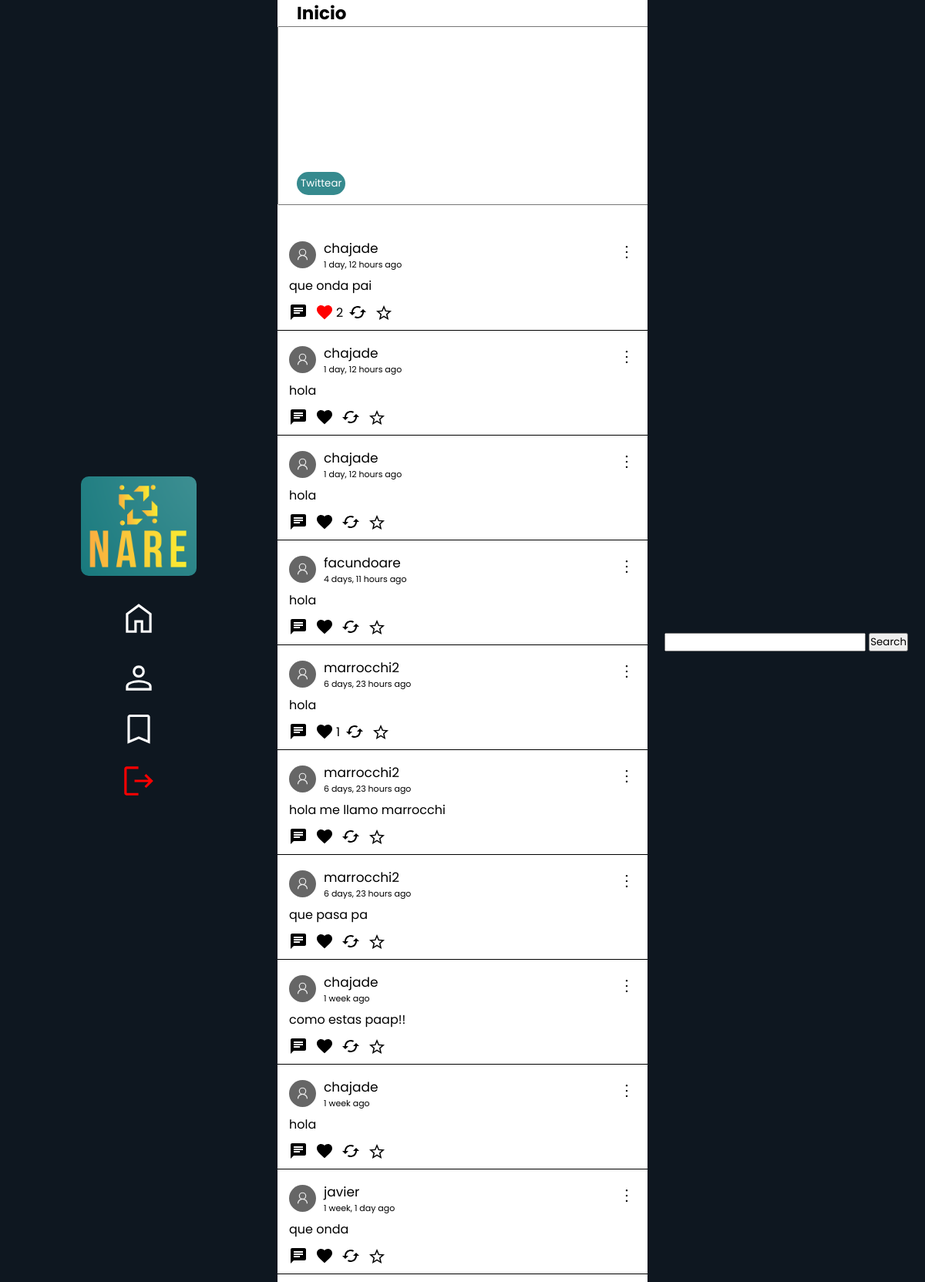
Screenshot of / (signed in) with the database file from the repository.
### tweets/models.py (models this page shows)
class Tweet(models.Model):
    user = models.ForeignKey(User, null=True, on_delete=models.CASCADE)
    content = models.TextField(max_length=180)
    created_at = models.DateTimeField(auto_now_add=True)
    likes = models.IntegerField(default=0)
    likes_users = models.ManyToManyField(User, related_name="likes_tweets")
    retweets = models.IntegerField(default=0)
    parent_tweet = models.IntegerField(null=True)

### tweets/views.py (the view)
# urls.py: path('', views.globalFeed, name='globalFeed'),
def globalFeed(request):
    tweets = Tweet.objects.all().filter(parent_tweet = None)
    return render(request, 'globalFeed.html',{
            'form': forms.postTweet,
            'tweets': tweets,
    })

### tweets/templates/globalFeed.html (shortened to what this page needs)
{% extends 'base.html' %}  {% load static %}
    {% block content %}
    <link rel="stylesheet" href="{% static 'globalFeed.css' %}" />
    <link rel="stylesheet" href="{% static 'User.css' %}" />
    <div class="container-1">
        <h1 class="feedTitle">Inicio</h1>
        <form action="{% url 'postTweet' %}" method="POST" class="postTweetForm">
            <textarea name="content" cols="55" rows="10" required="" id="id_content" spellcheck="false"></textarea>
            <button>
                Twittear
            </button>
        </form>
    </div>
        <div class="tweets">
            {% for tweet in tweets %}
                {% include 'Tweet.html' %}
            {% endfor %}
{% endblock content %}

### tweets/templates/Tweet.html (shortened to what this page needs)
<a href="{% url 'tweetDetails' tweet.id %}" class="tweet">
    <div class="div-content" id="{{tweet.id}}">
        <div class="tweetHead">
            <div class="fotoPerfil">
                <form action="{% url 'myProfile' tweet.user.id %}" class="formName">
                    <button class="usernameTweet">{{tweet.user.username}}</button>
                    <p class="timeAgo">{{tweet.created_at|timesince}} ago</p>
                </form>
            </div>
            <div class="tweetOptions">
                <button  class="optionButtons" data="true"></button>
            </div>
        </div>
        <span class="tweetMessage">{{tweet.content}}</span>
        <div class="buttons">
            <button class="msgButton" id="{{tweet.id}}">
                    <svg class="msgSvg" xmlns="http://www.w3.org/2000/svg" height="24px" viewBox="0 0 24 24" width="24px" fill="#000000">
                        <path d="M0 0h24v24H0z" fill="none"/>
                        <path d="M20 2H4c-1.1 0-1.99.9-1.99 2L2 22l4-4h14c1.1 0 2-.9 2-2V4c0-1.1-.9-2-2-2zM6 9h12v2H6V9zm8 5H6v-2h8v2zm4-6H6V6h12v2z"/>
                    </svg>
                </button>
                <form action="{% url 'like' tweet.id %}" class="likeForm" id="likeForm">
                    <button class="likeBtn" onclick="{% if user.is_authenticated %} like(event, this) {% endif %}" tweet-id="{{tweet.id}}" >
                    </button>
                    {% if tweet.likes != 0 %}
                        <p class="likeCount" id="{{tweet.id}}">{{tweet.likes}}</p>
                    {% else %}
                        <p class="likeCount" id="{{tweet.id}}"></p>
                    {% endif %}
                </form>
                <form>
                    <button>
                    </button>
                </form>
                <form action="{% url 'keepTweets' tweet.id %}" id="keepForm">
                    <button tweet-id="{{tweet.id}}" onclick="{% if user.is_authenticated %} favs(event, this) {% endif %}" class="keptButton">
                        {% if tweet in profile.keeps.all %}
                            <svg class="keepSvg saved" xmlns="http://www.w3.org/2000/svg" height="24px" viewBox="0 96 960 960" width="24px"><path fill="rgb(211, 165, 15)" d="m323 851 157-94 157 95-42-178 138-120-182-16-71-168-71 167-182 16 138 120-42 178Zm-90 125 65-281L80 506l288-25 112-265 112 265 288 25-218 189 65 281-247-149-247 149Zm247-355Z"/></svg>
                        {% else %}
                            <svg class="keepSvg" xmlns="http://www.w3.org/2000/svg" height="24px" viewBox="0 96 960 960" width="24px"><path d="m323 851 157-94 157 95-42-178 138-120-182-16-71-168-71 167-182 16 138 120-42 178Zm-90 125 65-281L80 506l288-25 112-265 112 265 288 25-218 189 65 281-247-149-247 149Zm247-355Z"/></svg>
                        {% endif %}
                    </button>
                </form>
            </div>
        </a>
    </div>

### tweets/static/base.css (style rules this page uses)
* { margin: 0; padding: 0; font-family: 'Poppins', sans-serif; }

### tweets/static/globalFeed.css (style rules this page uses)
.container-1 { width: 100%; }
.tweetMessage { z-index: 1000000000000; cursor: default; }
.feedTitle { font-size: 23px; margin-left: 25px; }
.postTweetForm { width: 100%; }
#id_content { width: 100%; outline: none; }
.postTweetForm button { color: white; cursor: pointer; margin-left: 5px; border-radius: 20px; padding: 5px; border: none; background-color: #368a8e; transform: translate(20px, -50px); }
.tweet { text-decoration: none; color: black; z-index: 0; }
.tweets { display: flex; flex-direction: column-reverse; width: 40vw; }
.div-content { display: flex; flex-direction: column; margin: 0 10px 10px 0; height: auto; padding-left: 15px; width: 100%; border-bottom: 1px solid black; }
.div-content .usernameTweet { text-decoration: none; color: black; background-color: transparent; border: none; font-size: 17px; cursor: pointer; }
.tweetHead { display: flex; justify-content: space-between; }
.tweetHead button { margin-right: 30px; background-color: transparent; border: none; cursor: pointer; }
.tweetOptions button { position: relative; color: white; font-size: 15px; z-index: 1000000; }
.tweetHead svg { width: 24px; }
.buttons { display: flex; }
textarea { width: 34vw; resize: none; padding: 15px; }
.buttons button { background: transparent; border: none; padding: 10px 10px 5px 0; cursor: pointer; }
.likeForm { display: flex; align-items: center; }
.likeForm p { text-decoration: none; pointer-events: none; transform: translateX(-7px); }
.fotoPerfil { display: flex; gap: 10px; align-items: center; }
.fotoPerfil svg, .fotoPerfil button { width: 35px; }
.formName { font-size: 11px; gap: 20px; }

### rows the page displays
Tweet: user.username "javier", created_at "1 week, 1 day", content "que onda"
Tweet: user.username "chajade", created_at "1 week", content "hola"
Tweet: user.username "chajade", created_at "1 week", content "como estas paap!!"
Tweet: user.username "marrocchi2", created_at "6 days, 23 hours", content "que pasa pa"
Tweet: user.username "marrocchi2", created_at "6 days, 23 hours", content "hola me llamo marrocchi"
Tweet: user.username "marrocchi2", created_at "6 days, 23 hours", content "hola", likes "1"
Tweet: user.username "facundoare", created_at "4 days, 11 hours", content "hola"
Tweet: user.username "chajade", created_at "1 day, 12 hours", content "hola"
Tweet: user.username "chajade", created_at "1 day, 12 hours", content "hola"
Tweet: user.username "chajade", created_at "1 day, 12 hours", content "que onda pai", likes "2"
